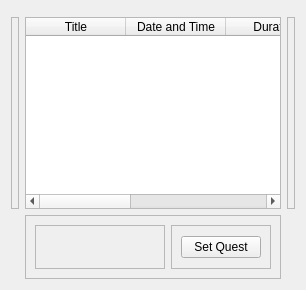
         <widget class="QWidget" name="scholarquests_page">
          <layout class="QGridLayout" name="gridLayout_7">
           <item row="0" column="1">
            <widget class="QFrame" name="frame_46">
             <property name="frameShape">
              <enum>QFrame::StyledPanel</enum>
             </property>
             <property name="frameShadow">
              <enum>QFrame::Raised</enum>
             </property>
            </widget>
           </item>
           <item row="1" column="0">
            <widget class="QFrame" name="frame_41">
             <property name="minimumSize">
              <size>
               <width>8</width>
               <height>0</height>
              </size>
             </property>
             <property name="frameShape">
              <enum>QFrame::StyledPanel</enum>
             </property>
             <property name="frameShadow">
              <enum>QFrame::Raised</enum>
             </property>
            </widget>
           </item>
           <item row="1" column="1">
            <widget class="QTableWidget" name="quest_table">
             <property name="contextMenuPolicy">
              <enum>Qt::DefaultContextMenu</enum>
             </property>
             <property name="gridStyle">
              <enum>Qt::SolidLine</enum>
             </property>
             <attribute name="horizontalHeaderShowSortIndicator" stdset="0">
              <bool>true</bool>
             </attribute>
             <attribute name="horizontalHeaderStretchLastSection">
              <bool>true</bool>
             </attribute>
             <attribute name="verticalHeaderStretchLastSection">
              <bool>false</bool>
             </attribute>
             <column>
              <property name="text">
               <string>Title</string>
              </property>
             </column>
             <column>
              <property name="text">
               <string>Date and Time</string>
              </property>
             </column>
             <column>
              <property name="text">
               <string>Duration</string>
              </property>
             </column>
             <column>
              <property name="text">
               <string>Points</string>
              </property>
             </column>
             <column>
              <property name="text">
               <string>Description</string>
              </property>
             </column>
            </widget>
           </item>
           <item row="1" column="2">
            <widget class="QFrame" name="frame_42">
             <property name="minimumSize">
              <size>
               <width>8</width>
               <height>0</height>
              </size>
             </property>
             <property name="frameShape">
              <enum>QFrame::StyledPanel</enum>
             </property>
             <property name="frameShadow">
              <enum>QFrame::Raised</enum>
             </property>
            </widget>
           </item>
           <item row="2" column="1">
            <widget class="QFrame" name="frame_43">
             <property name="minimumSize">
              <size>
               <width>0</width>
               <height>64</height>
              </size>
             </property>
             <property name="frameShape">
              <enum>QFrame::StyledPanel</enum>
             </property>
             <property name="frameShadow">
              <enum>QFrame::Raised</enum>
             </property>
             <layout class="QHBoxLayout" name="horizontalLayout_25">
              <item>
               <widget class="QFrame" name="frame_44">
                <property name="frameShape">
                 <enum>QFrame::StyledPanel</enum>
                </property>
                <property name="frameShadow">
                 <enum>QFrame::Raised</enum>
                </property>
               </widget>
              </item>
              <item>
               <widget class="QFrame" name="frame_45">
                <property name="sizePolicy">
                 <sizepolicy hsizetype="Fixed" vsizetype="Preferred">
                  <horstretch>0</horstretch>
                  <verstretch>0</verstretch>
                 </sizepolicy>
                </property>
                <property name="frameShape">
                 <enum>QFrame::StyledPanel</enum>
                </property>
                <property name="frameShadow">
                 <enum>QFrame::Raised</enum>
                </property>
                <layout class="QGridLayout" name="gridLayout_8">
                 <item row="0" column="0">
                  <widget class="QPushButton" name="tp_setQuest_btn">
                   <property name="sizePolicy">
                    <sizepolicy hsizetype="Fixed" vsizetype="Fixed">
                     <horstretch>0</horstretch>
                     <verstretch>0</verstretch>
                    </sizepolicy>
                   </property>
                   <property name="text">
                    <string>Set Quest</string>
                   </property>
                   <property name="autoDefault">
                    <bool>false</bool>
                   </property>
                   <property name="default">
                    <bool>false</bool>
                   </property>
                   <property name="flat">
                    <bool>false</bool>
                   </property>
                  </widget>
                 </item>
                </layout>
               </widget>
              </item>
             </layout>
            </widget>
           </item>
          </layout>
         </widget>
